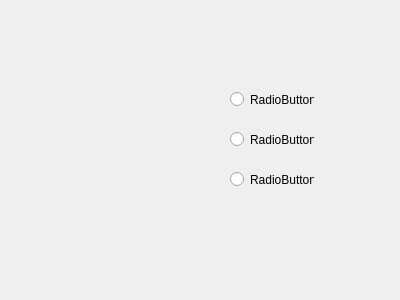
<?xml version="1.0" encoding="UTF-8"?>
<ui version="4.0">
 <class>variz</class>
 <widget class="QDialog" name="variz">
  <property name="geometry">
   <rect>
    <x>0</x>
    <y>0</y>
    <width>400</width>
    <height>300</height>
   </rect>
  </property>
  <property name="windowTitle">
   <string>Dialog</string>
  </property>
  <widget class="QRadioButton" name="radioButton">
   <property name="geometry">
    <rect>
     <x>230</x>
     <y>90</y>
     <width>84</width>
     <height>19</height>
    </rect>
   </property>
   <property name="text">
    <string>RadioButton</string>
   </property>
  </widget>
  <widget class="QRadioButton" name="radioButton_2">
   <property name="geometry">
    <rect>
     <x>230</x>
     <y>170</y>
     <width>84</width>
     <height>19</height>
    </rect>
   </property>
   <property name="text">
    <string>RadioButton</string>
   </property>
  </widget>
  <widget class="QRadioButton" name="radioButton_3">
   <property name="geometry">
    <rect>
     <x>230</x>
     <y>130</y>
     <width>84</width>
     <height>19</height>
    </rect>
   </property>
   <property name="text">
    <string>RadioButton</string>
   </property>
  </widget>
 </widget>
 <resources/>
 <connections/>
</ui>
